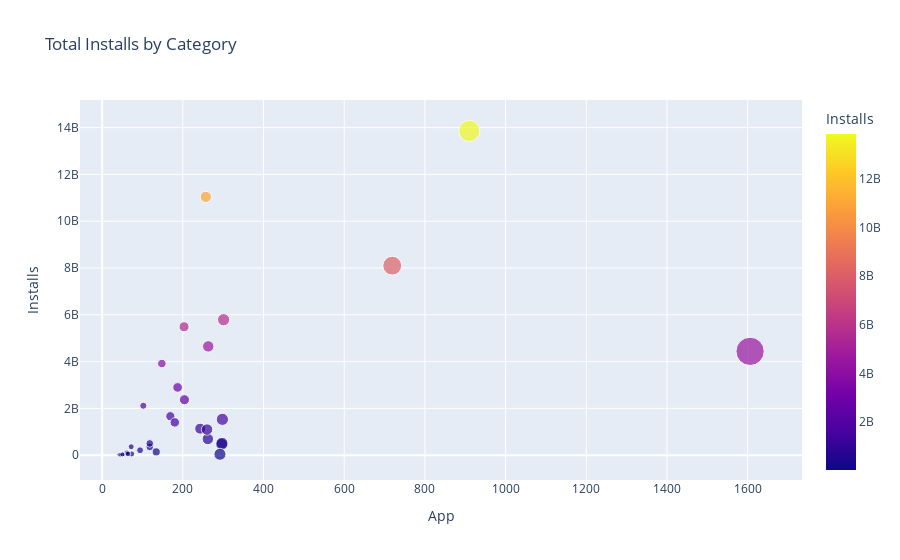

This figure's notebook cell:
### Code cell
scatter = px.scatter(cat_merged_df, x = "App", y = "Installs", title="Total Installs by Category", labels={"x": "Number of Apps", "y": "Number of Downloads"}, size="App", hover_name=cat_merged_df.index, color="Installs")
scatter.show()

### Figure 1 — Plotly figure (JSON) as saved in the notebook; plotly's stock layout.template omitted (floating-point values rounded to 4 significant figures)
{"data": [{"hovertemplate": "<b>%{hovertext}</b><br><br>App=%{marker.size}<br>Installs=%{marker.color}<extra></extra>", "hovertext": ["ART_AND_DESIGN", "AUTO_AND_VEHICLES", "BEAUTY", "BOOKS_AND_REFERENCE", "BUSINESS", "COMICS", "COMMUNICATION", "DATING", "EDUCATION", "ENTERTAINMENT", "EVENTS", "FAMILY", "FINANCE", "FOOD_AND_DRINK", "GAME", "HEALTH_AND_FITNESS", "HOUSE_AND_HOME", "LIBRARIES_AND_DEMO", "LIFESTYLE", "MAPS_AND_NAVIGATION", "MEDICAL", "NEWS_AND_MAGAZINES", "PARENTING", "PERSONALIZATION", "PHOTOGRAPHY", "PRODUCTIVITY", "SHOPPING", "SOCIAL", "SPORTS", "TOOLS", "TRAVEL_AND_LOCAL", "VIDEO_PLAYERS", "WEATHER"], "legendgroup": "", "marker": {"color": [114233100, 53129800, 26916200, 1665791655, 692018120, 44931100, 11039241530, 140912410, 352852000, 2113660000, 15949410, 4437554490, 455249400, 211677750, 13858762717, 1134006220, 97082000, 52083000, 503611120, 503267560, 39162676, 2369110650, 31116110, 1532352930, 4649143130, 5788070180, 1400331540, 5487841475, 1096431465, 8099724500, 2894859300, 3916897200, 361096500], "coloraxis": "coloraxis", "size": [61, 73, 42, 169, 262, 54, 257, 134, 118, 102, 45, 1606, 296, 94, 910, 243, 62, 64, 297, 118, 292, 204, 50, 298, 263, 301, 180, 203, 260, 719, 187, 148, 72], "sizemode": "area", "sizeref": 4.015, "symbol": "circle"}, "mode": "markers", "name": "", "orientation": "v", "showlegend": false, "type": "scatter", "x": [61, 73, 42, 169, 262, 54, 257, 134, 118, 102, 45, 1606, 296, 94, 910, 243, 62, 64, 297, 118, 292, 204, 50, 298, 263, 301, 180, 203, 260, 719, 187, 148, 72], "xaxis": "x", "y": [114233100, 53129800, 26916200, 1665791655, 692018120, 44931100, 11039241530, 140912410, 352852000, 2113660000, 15949410, 4437554490, 455249400, 211677750, 13858762717, 1134006220, 97082000, 52083000, 503611120, 503267560, 39162676, 2369110650, 31116110, 1532352930, 4649143130, 5788070180, 1400331540, 5487841475, 1096431465, 8099724500, 2894859300, 3916897200, 361096500], "yaxis": "y"}], "layout": {"coloraxis": {"colorbar": {"title": {"text": "Installs"}}, "colorscale": [[0, "#0d0887"], [0.1111, "#46039f"], [0.2222, "#7201a8"], [0.3333, "#9c179e"], [0.4444, "#bd3786"], [0.5556, "#d8576b"], [0.6667, "#ed7953"], [0.7778, "#fb9f3a"], [0.8889, "#fdca26"], [1, "#f0f921"]]}, "legend": {"itemsizing": "constant", "tracegroupgap": 0}, "title": {"text": "Total Installs by Category"}, "xaxis": {"anchor": "y", "domain": [0, 1], "title": {"text": "App"}}, "yaxis": {"anchor": "x", "domain": [0, 1], "title": {"text": "Installs"}}}}
